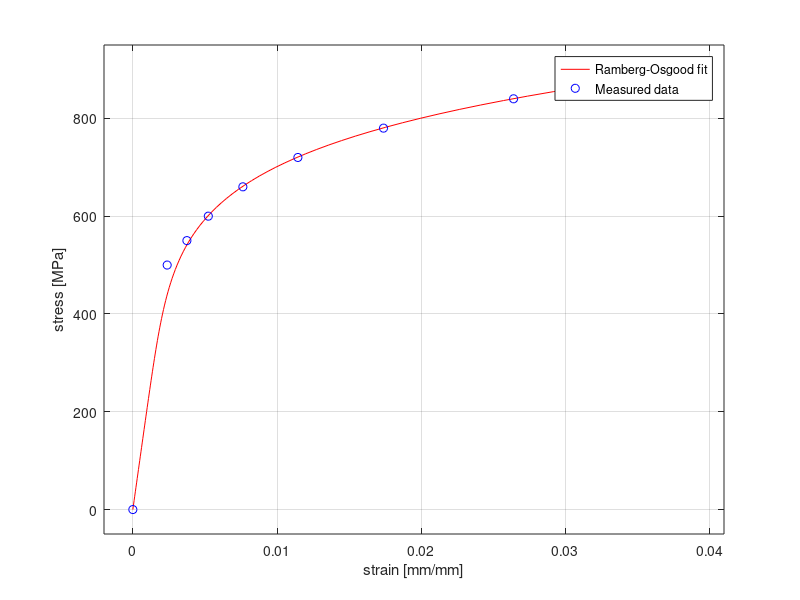
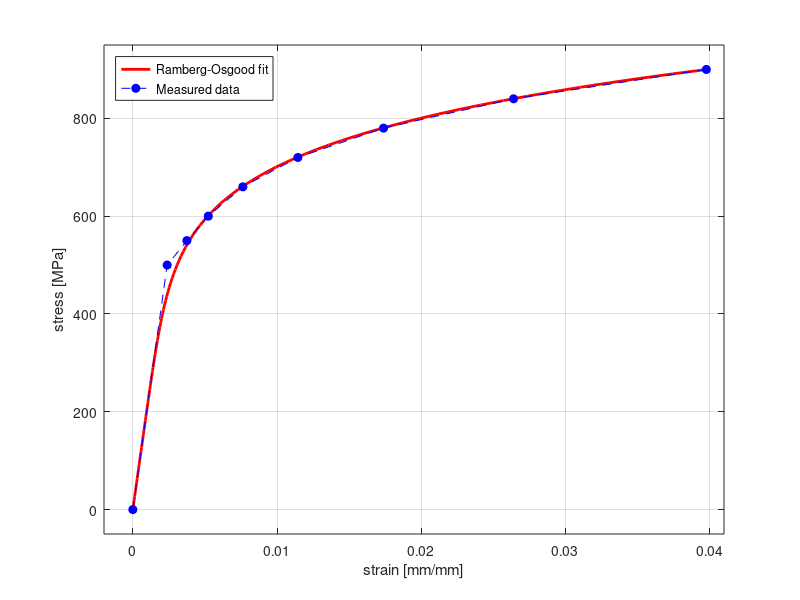
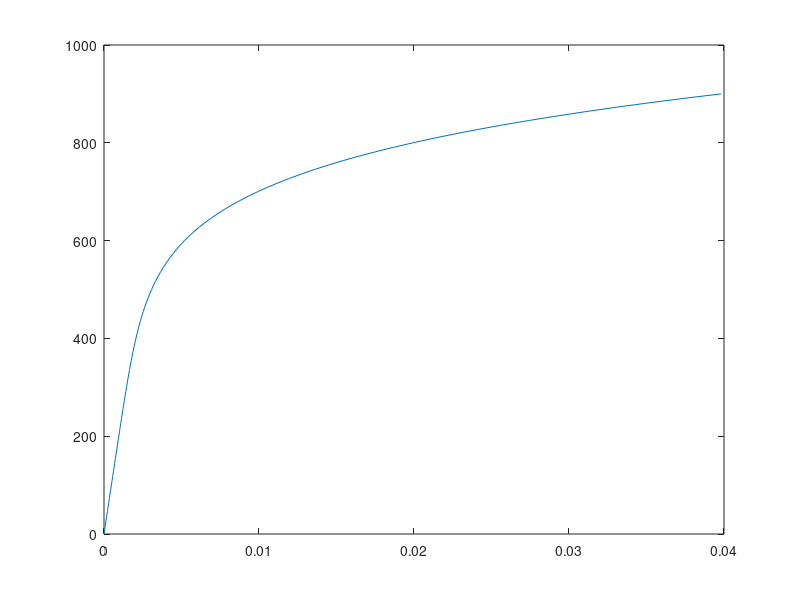

MATLAB code for these plots, in order: (Note: this script raises an error after producing the figures.)
%% 2D Plotting Demonstration: Stress-Strain Curves
% Stress-strain data for carbon steel
% Strain [mm/mm]
strain_exp = [0, 500/210000, 0.003749347, 0.005234888, ...
    0.007631515, 0.011446096, 0.017384888, ...
    0.026405375, 0.039775799];
% Stress [MPa]
stress_exp = [0, 500, 550, 600, 660, 720, 780, 840, 900];

% Ramberg-Osgood fit of the experimental data.

E = 210000;   % MPa
K = 1480;    % MPa
n = 6.71;
stress_fit = linspace(0, stress_exp(end), 100);
strain_fit = stress_fit/E + (stress_fit/K).^n;

%% Plot: Line and markers with legend.
figure(1);
clf();
plot(strain_fit, stress_fit, 'r-');
hold on
plot(strain_exp, stress_exp, 'bo')

xlabel('strain [mm/mm]');
ylabel('stress [MPa]')
axis([-0.002, 0.041, -50, 950])
legend('Ramberg-Osgood fit', 'Measured data')
grid('on')

%% Plot: Using 'Property', 'Value' syntax
% Use DisplayName for legend and locate the legend
% Set linewidth and line type and markerface color
figure(2);
clf();
plot(strain_fit, stress_fit, 'r-', 'LineWidth', 2, ...
    'DisplayName', "Ramberg-Osgood fit");
hold on
plot(strain_exp, stress_exp, 'bo--', 'MarkerFaceColor', [0 0 1], ...
    'DisplayName', "Measured data");

xlabel('strain [mm/mm]');
ylabel('stress [MPa]')
axis([-0.002, 0.041, -50, 950])
legend('Location','northwest')
grid('on')

%% Plot: Use properties of the line object
figure(3);
clf();
p_fit = plot(strain_fit, stress_fit);
p_fit.Color = 'r';
p_fit.LineWidth = 2;
p_fit.DisplayName = 'Ramberg-Osgood fit';

hold on
p_data = plot(strain_exp, stress_exp, 'bo--', 'MarkerFaceColor', [0 0 1], ...
    'DisplayName', "Measured data");
set(p_data, 'MarkerSize', 10, 'MarkerEdgeColor', 'k');

xlabel('strain [mm/mm]');
ylabel('stress [MPa]')
axis([-0.002, 0.041, -50, 950])
legend('Location','northwest')
grid('on')


%% 
% Reference: 
% https://www.quadco.engineering/en/know-how/fea-ramberg-osgood-equation.htm>
